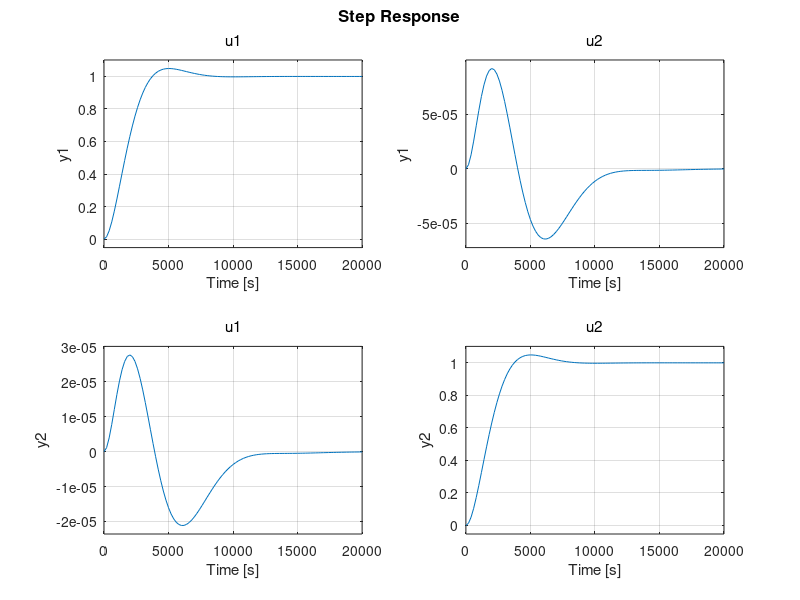

Write MATLAB code to recreate this figure.
load('params.mat');

s = tf('s');


%% Ex 1  

g11 = Ro2*qq_max/(Ro2*A2*s+1);
g12 = Ro2*qf_max/(Ro2*A2*s+1);
g21 = (T1 - T2)*qq_max/(A2*h2*s + qq_max*deltaq +qf_max*deltaf);
g22 =  (Tf - T2)*qf_max/(A2*h2*s + qq_max*deltaq +qf_max*deltaf);

G = [g11 g12; g21 g22 ];

 G0 = [0.3766 0.8532; 25.3395 -34.0277];
 RGA_G = G0.*inv(G0)';
 
 %% Ex 2
 
 C1 = (2821*s+1)/(0.3766*0.8*2815*s);
 C2 = -(2820*s+1)/(34.0206*0.8*2820*s);
 
 %% Ex 3
 P = 1/( (2821*s+1)*(2820*s+1) );
 N = [ 0.3766*(2820*s+1)   0.8532*(2820*s+1);
      25.3395*(2821*s+1) -34.0277*(2821*s+1)];
  
 D = inv(N);
 
 %% Ex 4 
 ts = 0.8 * 3 * 2821;
 wn = 4 / 0.68 /ts;
 g_des = wn^2/(s^2+2*0.68*wn*s+wn^2);
 
Cd1 = (2821*s+1)*(2820*s+1)*7.5e-7/(s*(s+1.2e-3));

%% Ex 5
C_til = D*(Cd1*eye(2));
step(feedback(C_til*G,eye(2)));
c11 = C_til(1,1);
c12 = C_til(1,2);
c21 = C_til(2,1);
c22 = C_til(2,2);